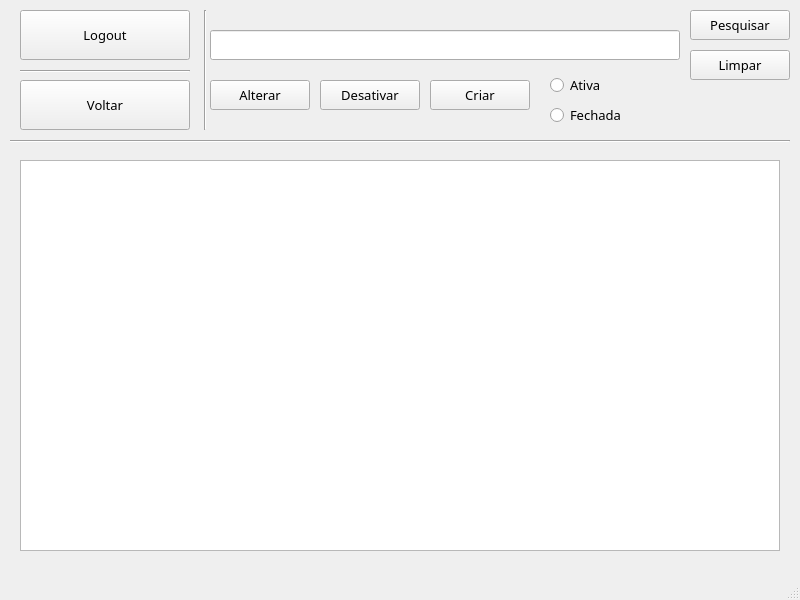
<?xml version="1.0" encoding="UTF-8"?>
<ui version="4.0">
 <class>MainWindow</class>
 <widget class="QMainWindow" name="MainWindow">
  <property name="geometry">
   <rect>
    <x>0</x>
    <y>0</y>
    <width>800</width>
    <height>600</height>
   </rect>
  </property>
  <property name="windowTitle">
   <string>Gestão de Lojas</string>
  </property>
  <widget class="QWidget" name="centralwidget">
   <widget class="QPushButton" name="pushButton_Logout">
    <property name="geometry">
     <rect>
      <x>20</x>
      <y>10</y>
      <width>170</width>
      <height>50</height>
     </rect>
    </property>
    <property name="font">
     <font>
      <family>OCR A Extended</family>
      <pointsize>10</pointsize>
     </font>
    </property>
    <property name="text">
     <string>Logout</string>
    </property>
   </widget>
   <widget class="QLineEdit" name="lineEdit">
    <property name="geometry">
     <rect>
      <x>210</x>
      <y>30</y>
      <width>470</width>
      <height>30</height>
     </rect>
    </property>
    <property name="font">
     <font>
      <family>OCR A Extended</family>
      <pointsize>12</pointsize>
     </font>
    </property>
   </widget>
   <widget class="QPushButton" name="pushButton_Pesquisar">
    <property name="geometry">
     <rect>
      <x>690</x>
      <y>10</y>
      <width>100</width>
      <height>30</height>
     </rect>
    </property>
    <property name="font">
     <font>
      <family>OCR A Extended</family>
      <pointsize>10</pointsize>
     </font>
    </property>
    <property name="text">
     <string>Pesquisar</string>
    </property>
   </widget>
   <widget class="Line" name="line">
    <property name="geometry">
     <rect>
      <x>200</x>
      <y>10</y>
      <width>10</width>
      <height>120</height>
     </rect>
    </property>
    <property name="orientation">
     <enum>Qt::Vertical</enum>
    </property>
   </widget>
   <widget class="Line" name="line_2">
    <property name="geometry">
     <rect>
      <x>20</x>
      <y>70</y>
      <width>170</width>
      <height>3</height>
     </rect>
    </property>
    <property name="orientation">
     <enum>Qt::Horizontal</enum>
    </property>
   </widget>
   <widget class="Line" name="line_3">
    <property name="geometry">
     <rect>
      <x>10</x>
      <y>140</y>
      <width>780</width>
      <height>3</height>
     </rect>
    </property>
    <property name="orientation">
     <enum>Qt::Horizontal</enum>
    </property>
   </widget>
   <widget class="QPushButton" name="pushButton_Limpar">
    <property name="geometry">
     <rect>
      <x>690</x>
      <y>50</y>
      <width>100</width>
      <height>30</height>
     </rect>
    </property>
    <property name="font">
     <font>
      <family>OCR A Extended</family>
      <pointsize>10</pointsize>
     </font>
    </property>
    <property name="text">
     <string>Limpar</string>
    </property>
   </widget>
   <widget class="QRadioButton" name="radioButton_2">
    <property name="geometry">
     <rect>
      <x>550</x>
      <y>100</y>
      <width>161</width>
      <height>30</height>
     </rect>
    </property>
    <property name="font">
     <font>
      <family>OCR A Extended</family>
      <pointsize>10</pointsize>
     </font>
    </property>
    <property name="text">
     <string>Fechada</string>
    </property>
   </widget>
   <widget class="QRadioButton" name="radioButton_3">
    <property name="geometry">
     <rect>
      <x>550</x>
      <y>70</y>
      <width>121</width>
      <height>30</height>
     </rect>
    </property>
    <property name="font">
     <font>
      <family>OCR A Extended</family>
      <pointsize>10</pointsize>
     </font>
    </property>
    <property name="text">
     <string>Ativa</string>
    </property>
   </widget>
   <widget class="QTableView" name="tableView">
    <property name="geometry">
     <rect>
      <x>20</x>
      <y>160</y>
      <width>760</width>
      <height>391</height>
     </rect>
    </property>
   </widget>
   <widget class="QPushButton" name="pushButton_Voltar">
    <property name="geometry">
     <rect>
      <x>20</x>
      <y>80</y>
      <width>170</width>
      <height>50</height>
     </rect>
    </property>
    <property name="font">
     <font>
      <family>OCR A Extended</family>
      <pointsize>10</pointsize>
     </font>
    </property>
    <property name="text">
     <string>Voltar</string>
    </property>
   </widget>
   <widget class="QPushButton" name="pushButton_Alterar">
    <property name="geometry">
     <rect>
      <x>210</x>
      <y>80</y>
      <width>100</width>
      <height>30</height>
     </rect>
    </property>
    <property name="font">
     <font>
      <family>OCR A Extended</family>
      <pointsize>10</pointsize>
     </font>
    </property>
    <property name="text">
     <string>Alterar</string>
    </property>
   </widget>
   <widget class="QPushButton" name="pushButton_Desativar">
    <property name="geometry">
     <rect>
      <x>320</x>
      <y>80</y>
      <width>100</width>
      <height>30</height>
     </rect>
    </property>
    <property name="font">
     <font>
      <family>OCR A Extended</family>
      <pointsize>10</pointsize>
     </font>
    </property>
    <property name="text">
     <string>Desativar</string>
    </property>
   </widget>
   <widget class="QPushButton" name="pushButton_Criar">
    <property name="geometry">
     <rect>
      <x>430</x>
      <y>80</y>
      <width>100</width>
      <height>30</height>
     </rect>
    </property>
    <property name="font">
     <font>
      <family>OCR A Extended</family>
      <pointsize>10</pointsize>
     </font>
    </property>
    <property name="text">
     <string>Criar</string>
    </property>
   </widget>
  </widget>
  <widget class="QStatusBar" name="statusbar"/>
 </widget>
 <resources/>
 <connections/>
</ui>
